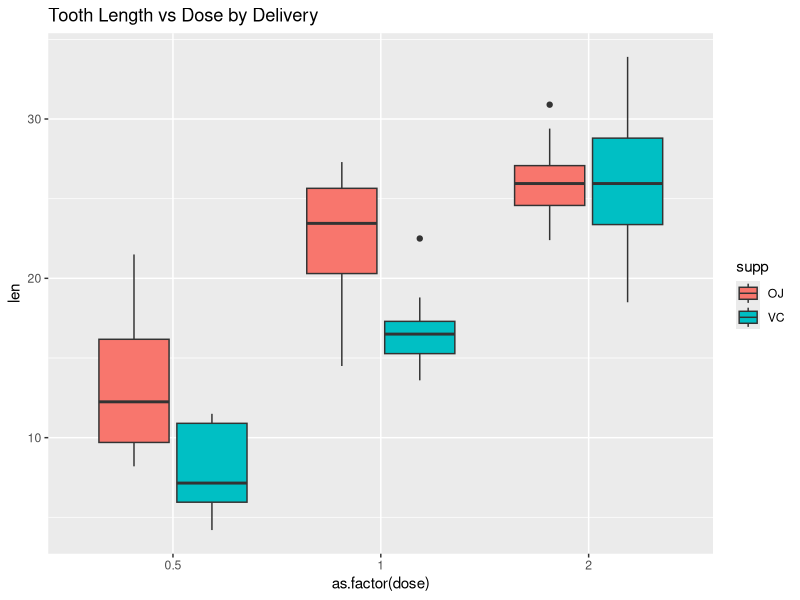

Here is the R script that generated this plot:
## ---- chunk 1
knitr::opts_chunk$set(echo = TRUE)
## ---- chunk 2
library(ggplot2)
library(magrittr)
library(tidyverse)
## ---- chunk 3
#load in data
toothgrowth <- ToothGrowth
#explore the data 
head(toothgrowth)
unique(toothgrowth$supp)
unique(toothgrowth$dose)
summary(toothgrowth)
#whats the mean of the toothgrowth by supplement? 
toothgrowth %>% 
  group_by(supp) %>%
  summarise(mean(len))

##seems like its a little longer for OJ 

##whats the mean by dose? 
toothgrowth %>% 
  group_by(dose) %>%
  summarise(mean(len))
## ---- chunk 4
#lets visualize this: 
toothgrowth %>%
  ggplot(aes(x = as.factor(dose), y = len, fill = supp))+ 
  geom_boxplot()+ 
  labs(xlab = "dose", ylab = "length", title = "Tooth Length vs Dose by Delivery")
## ---- chunk 5
t.test(len~supp, data = toothgrowth)
## ---- chunk 6
toothgrowth_sub <- filter(ToothGrowth, ToothGrowth$dose == 1.0|ToothGrowth$dose == 0.5)
t.test(len~dose,data=toothgrowth_sub)

toothgrowth_sub <- filter(ToothGrowth, ToothGrowth$dose == 0.5|ToothGrowth$dose == 2.0)
t.test(len~dose,data=toothgrowth_sub)

toothgrowth_sub <- filter(ToothGrowth, ToothGrowth$dose == 1.0|ToothGrowth$dose == 2.0)
t.test(len~dose,data=toothgrowth_sub)
